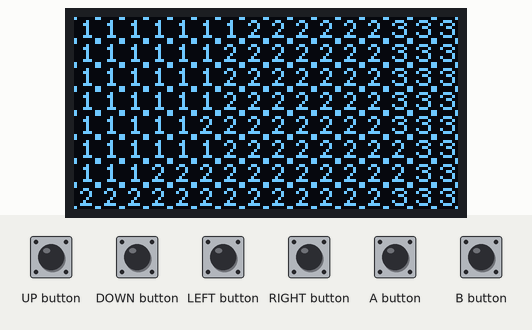
This sketch was run on a simulated Arduboy, built with avr-gcc and run on an emulated ATmega32U4. Shown: 128×64 one-colour display. Inputs (shaded band) come from the test bench.

Above: at 1.5 s.
1.6 s: UP button pressed for 1 s
At 3.6 s:
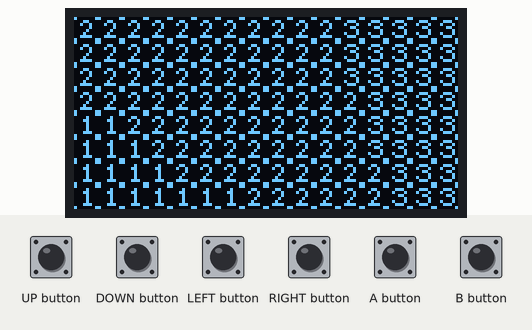
4.1 s: LEFT button pressed for 1 s
At 6.0 s:
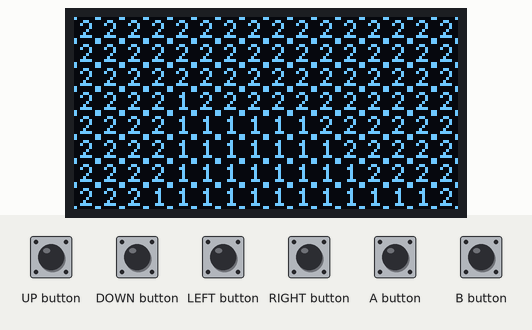
6.6 s: DOWN button pressed for 0.15 s
At 7.4 s:
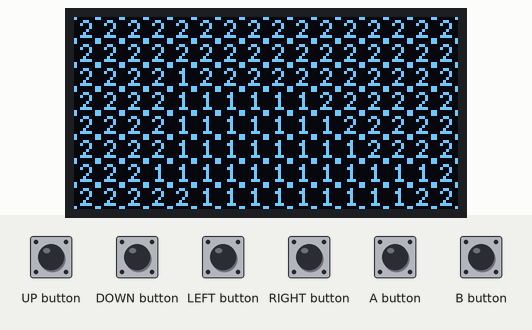
8.3 s: RIGHT button pressed for 0.15 s
At 9.1 s:
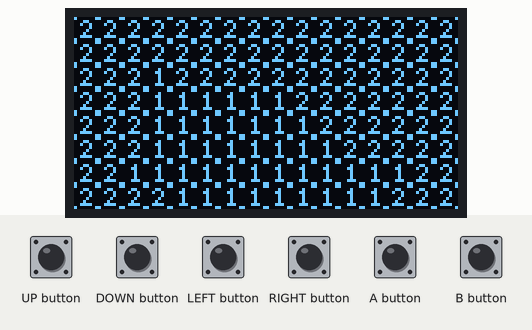
10.0 s: DOWN button pressed for 1 s
At 11.7 s:
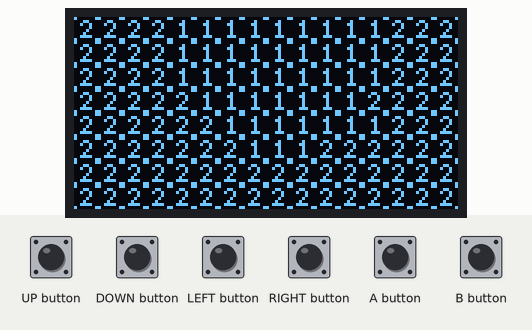
12.5 s: LEFT button pressed for 0.15 s
At 13.1 s:
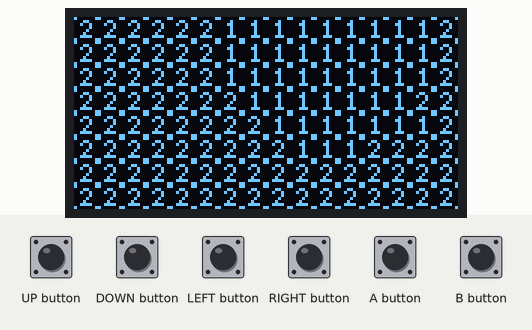
Timing chart, 0 to 15.2 s (numbered marks = the images above; inputs shaded):
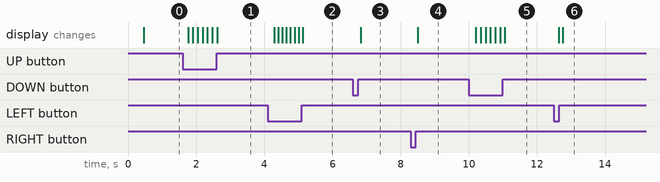

Measured:
- after the input at 1.6 s, the display: first changes after 0.17 s (image 1 shows a later state)
- after the input at 4.1 s, the display: first changes after 0.19 s (image 2 shows a later state)
- after the input at 6.6 s, the display: changes after 0.23 s (image 3)
- after the input at 8.3 s, the display: changes after 0.21 s (image 4)
- after the input at 10.0 s, the display: first changes after 0.21 s (image 5 shows a later state)
- after the input at 12.5 s, the display: first changes after 0.14 s (image 6 shows a later state)

The sketch:

NoiseTerrain.ino
```cpp
// (licence header left out)
// For UINT32_MAX
#include <limits.h>

#include <Arduboy2.h>

Arduboy2 arduboy;

#include "Tiles.h"

enum class TileType : uint8_t
{
	Type0,
	Type1,
	Type2,
	Type3,
	Type4,
	Type5,
	Type6,
	Type7,
	Type8,
	Type9,
};

constexpr TileType firstTileType = TileType::Type0;
constexpr TileType lastTileType = TileType::Type9;
constexpr size_t tileTypeCount = ((static_cast<size_t>(lastTileType) - static_cast<size_t>(firstTileType)) + 1);

uint32_t hash(uint32_t value)
{
	value ^= (value << 13);
	value ^= (value >> 17);
	value ^= (value << 5);
	return value;
}

uint32_t hash(uint16_t x, uint16_t y)
{
	const uint32_t x2 = x;
	const uint32_t y2 = y;
	const uint32_t value = ((x2 << 16) | (y2 << 0));

	return hash(value * (x2 ^ y2));
}

float noise(size_t x, size_t y)
{
	return hash(x, y) / static_cast<float>(UINT32_MAX);
}

float smoothNoise(float x, float y)
{
	const size_t integralX = static_cast<size_t>(x);
	const size_t integralY = static_cast<size_t>(y);

	const size_t x0 = integralX;
	const size_t y0 = integralY;
	const size_t x1 = (integralX - 1);
	const size_t y1 = (integralY - 1);

	const float fractionalX = (x - integralX);
	const float fractionalY = (y - integralY);
	const float inverseFractionalX = (1 - fractionalX);
	const float inverseFractionalY = (1 - fractionalY);

	const float value0 = (fractionalX * fractionalY) * noise(x0, y0);
	const float value1 = (fractionalX * inverseFractionalY) * noise(x0, y1);
	const float value2 = (inverseFractionalX * fractionalY) * noise(x1, y0);
	const float value3 = (inverseFractionalX * inverseFractionalY) * noise(x1, y1);

	return (value0 + value1 + value2 + value3);
}

float turbulence(float x, float y, size_t size)
{
	float value = 0;

	for(float scale = size; scale >= 1; scale /= 2)
	{
		value += smoothNoise(x / scale, y / scale) * scale;
	}

	return ((128.0 * value) / static_cast<float>(size));
}

TileType mapHeight(uint8_t value)
{
	uint8_t step = 255 / tileTypeCount;

	for(uint8_t i = 0; i < tileTypeCount; ++i)
		if(value < (i * step))
			return static_cast<TileType>(i);

	return lastTileType;
}

TileType generateTile(uint8_t x, uint8_t y)
{
	return mapHeight(static_cast<uint8_t>(smoothNoise(x, y) * 256));
}

TileType generateTile(uint8_t x, uint8_t y, size_t size)
{
	return mapHeight(static_cast<uint8_t>(turbulence(x, y, size)));
}

constexpr size_t width = 16;
constexpr size_t height = 8;

TileType tileBuffer[height][width];

uint8_t mapX = 128;
uint8_t mapY = 128;
uint8_t mapSize = 64;

void fillBuffer(uint8_t baseX, uint8_t baseY, uint8_t size)
{
	for(size_t y = 0; y < height; ++y)
		for(size_t x = 0; x < width; ++x)
			tileBuffer[y][x] = generateTile(baseX + x, baseY + y, size);
}

void fillColumn(uint8_t baseX, uint8_t baseY, uint8_t x, uint8_t size)
{
	for(size_t y = 0; y < height; ++y)
		tileBuffer[y][x] = generateTile(baseX + x, baseY + y, size);
}

void fillRow(uint8_t baseX, uint8_t baseY, uint8_t y, uint8_t size)
{
	for(size_t x = 0; x < width; ++x)
		tileBuffer[y][x] = generateTile(baseX + x, baseY + y, size);
}

void moveRight()
{
	if(mapX < 255)
	{
		// Increase map coordinate
		++mapX;

		// Move buffer contents left
		for(size_t x = 1; x < width; ++x)
			for(size_t y = 0; y < height; ++y)
				tileBuffer[y][x - 1] = tileBuffer[y][x];

		// Generate new column
		fillColumn(mapX, mapY, (width - 1), mapSize);
	}
}

void moveLeft()
{
	if(mapX > 0)
	{
		// Decrease map coordinate
		--mapX;

		// Move buffer contents right
		for(size_t x = (width - 1); x > 0; --x)
			for(size_t y = 0; y < height; ++y)
				tileBuffer[y][x] = tileBuffer[y][x - 1];

		// Generate new column
		fillColumn(mapX, mapY, 0, mapSize);
	}
}

void moveDown()
{
	if(mapY < 255)
	{
		// Increase map coordinate
		++mapY;

		// Move buffer contents up
		for(size_t y = 1; y < height; ++y)
			for(size_t x = 0; x < width; ++x)
				tileBuffer[y - 1][x] = tileBuffer[y][x];

		// Generate new row
		fillRow(mapX, mapY, height - 1, mapSize);
	}
}

void moveUp()
{
	if(mapY > 0)
	{
		// Decrease map coordinate
		--mapY;

		// Move buffer contents down
		for(size_t y = (height - 1); y > 0; --y)
			for(size_t x = 0; x < width; ++x)
				tileBuffer[y][x] = tileBuffer[y - 1][x];

		// Generate new column
		fillRow(mapX, mapY, 0, mapSize);
	}
}

void renderBuffer()
{
	for(size_t y = 0; y < height; ++y)
		for(size_t x = 0; x < width; ++x)
		{
			const int16_t drawX = (x * tileWidth);
			const int16_t drawY = (y * tileHeight);

			const TileType tile = tileBuffer[y][x];
			const size_t tileIndex = static_cast<size_t>(tile);

			Sprites::drawOverwrite(drawX, drawY, tiles, tileIndex);
		}
}

void setup()
{
	arduboy.begin();
	fillBuffer(mapX, mapY, mapSize);
}

void loop()
{
	if(!arduboy.nextFrame())
		return;

	arduboy.pollButtons();

	if(arduboy.pressed(LEFT_BUTTON))
		moveLeft();

	if(arduboy.pressed(RIGHT_BUTTON))
		moveRight();

	if(arduboy.pressed(UP_BUTTON))
		moveUp();

	if(arduboy.pressed(DOWN_BUTTON))
		moveDown();

	arduboy.clear();

	renderBuffer();

	arduboy.display();
}
```

Tiles.h
```cpp
#pragma once

//
//  Copyright (C) 2020 Pharap (@Pharap)
//
//  Licensed under the Apache License, Version 2.0 (the "License");
//  you may not use this file except in compliance with the License.
//  You may obtain a copy of the License at
//
//       http://www.apache.org/licenses/LICENSE-2.0
//
//  Unless required by applicable law or agreed to in writing, software
//  distributed under the License is distributed on an "AS IS" BASIS,
//  WITHOUT WARRANTIES OR CONDITIONS OF ANY KIND, either express or implied.
//  See the License for the specific language governing permissions and
//  limitations under the License.
//

// For uint8_t
#include <stdint.h>

constexpr uint8_t tileWidth = 8;
constexpr uint8_t tileHeight = 8;

constexpr uint8_t tiles[] PROGMEM
{
	// Dimensions
	tileWidth, tileHeight,

	// Frame 0 - Tile0
	0x81, 0x00, 0x3C, 0x42, 0x42, 0x3C, 0x00, 0x81,

	// Frame 1 - Tile1
	0x81, 0x00, 0x00, 0x44, 0x7E, 0x40, 0x00, 0x81,

	// Frame 2 - Tile2
	0x81, 0x00, 0x44, 0x62, 0x52, 0x4C, 0x00, 0x81,

	// Frame 3 - Tile3
	0x81, 0x00, 0x24, 0x42, 0x4A, 0x4A, 0x34, 0x81,

	// Frame 4 - Tile4
	0x81, 0x00, 0x30, 0x28, 0x24, 0x7C, 0x20, 0x81,

	// Frame 5 - Tile5
	0x81, 0x00, 0x4E, 0x4A, 0x4A, 0x32, 0x00, 0x81,

	// Frame 6 - Tile6
	0x81, 0x00, 0x3C, 0x52, 0x52, 0x24, 0x00, 0x81,

	// Frame 7 - Tile7
	0x81, 0x00, 0x02, 0x62, 0x1A, 0x06, 0x00, 0x81,

	// Frame 8 - Tile8
	0x81, 0x00, 0x34, 0x4A, 0x4A, 0x34, 0x00, 0x81,

	// Frame 9 - Tile9
	0x81, 0x00, 0x0C, 0x52, 0x52, 0x3C, 0x00, 0x81,
};
```
